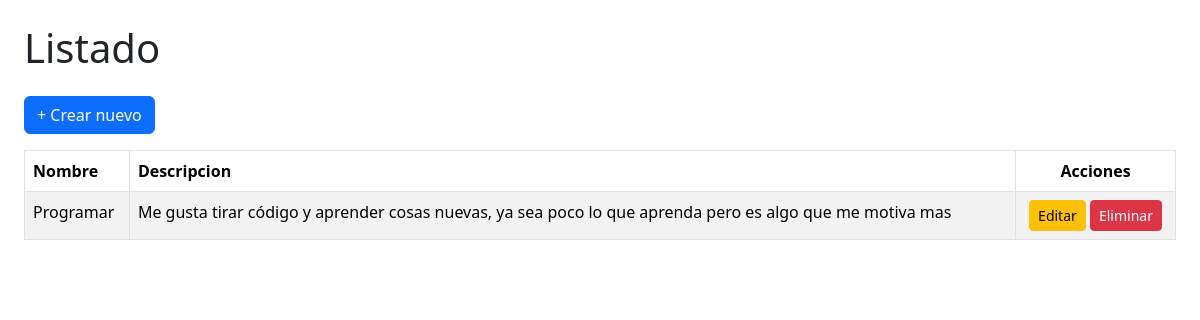
The app's page /hobbies/ with its own data.
### app/models.py (models this page shows, shortened)
class Hobby(models.Model):
    nombre = models.CharField(max_length=100)
    descripcion = models.TextField(blank=True)

### app/views.py (the view)
# urls.py: path("hobbies/", views.listar_hobby, name="hobby_listar"),
def listar_hobby(request):
    return listar(request, Hobby, "hobbies/listar.html")

### app/templatetags/extras.py (called while the page is built)
@register.filter
def dictlookup(obj, key):
    return getattr(obj, key, "")

### app/views.py (called while the page is built)
def listar(request, modelo, template):
    datos = modelo.objects.all()
    campos = [f.name for f in modelo._meta.fields if f.name != "id"]
    return render(request, template, {"datos": datos, "campos": campos})

### app/templates/hobbies/listar.html (shortened to what this page needs)
{% load extras %}
<!DOCTYPE html>
<html lang="es">
<head>
    <link rel="stylesheet" href="https://cdn.jsdelivr.net/npm/bootstrap@5.3.2/dist/css/bootstrap.min.css">
</head>
<body class="p-4">
    <h1 class="mb-4">Listado</h1>
    <a href="crear/" class="btn btn-primary mb-3">+ Crear nuevo</a>
    {% if datos %}
        <table class="table table-bordered table-striped">
            <thead>
                <tr>
                    {% for campo in campos %}
                        <th>{{ campo|capfirst }}</th>
                    {% endfor %}
                    <th class="text-center">Acciones</th>
                </tr>
            </thead>
            <tbody>
                {% for item in datos %}
                <tr>
                    {% for campo in campos %}
                        <td>{{ item|dictlookup:campo }}</td>
                    {% endfor %}
                    <td class="text-center">
                        <a href="editar/{{ item.id }}/" class="btn btn-warning btn-sm">Editar</a>
                        <a href="eliminar/{{ item.id }}/" class="btn btn-danger btn-sm">Eliminar</a>
                    </td>
                </tr>
                {% endfor %}
            </tbody>
        </table>
    {% else %}
        <p>No hay registros.</p>
    {% endif %}
</body>
</html>

### records on screen
Hobby: campos "Programar" "Me gusta tirar código y aprender cosas nuevas, ya sea poco lo que aprenda pero es algo que me motiva mas"

### other values on screen
{{ campo|capfirst }} "Nombre" "Descripcion"
